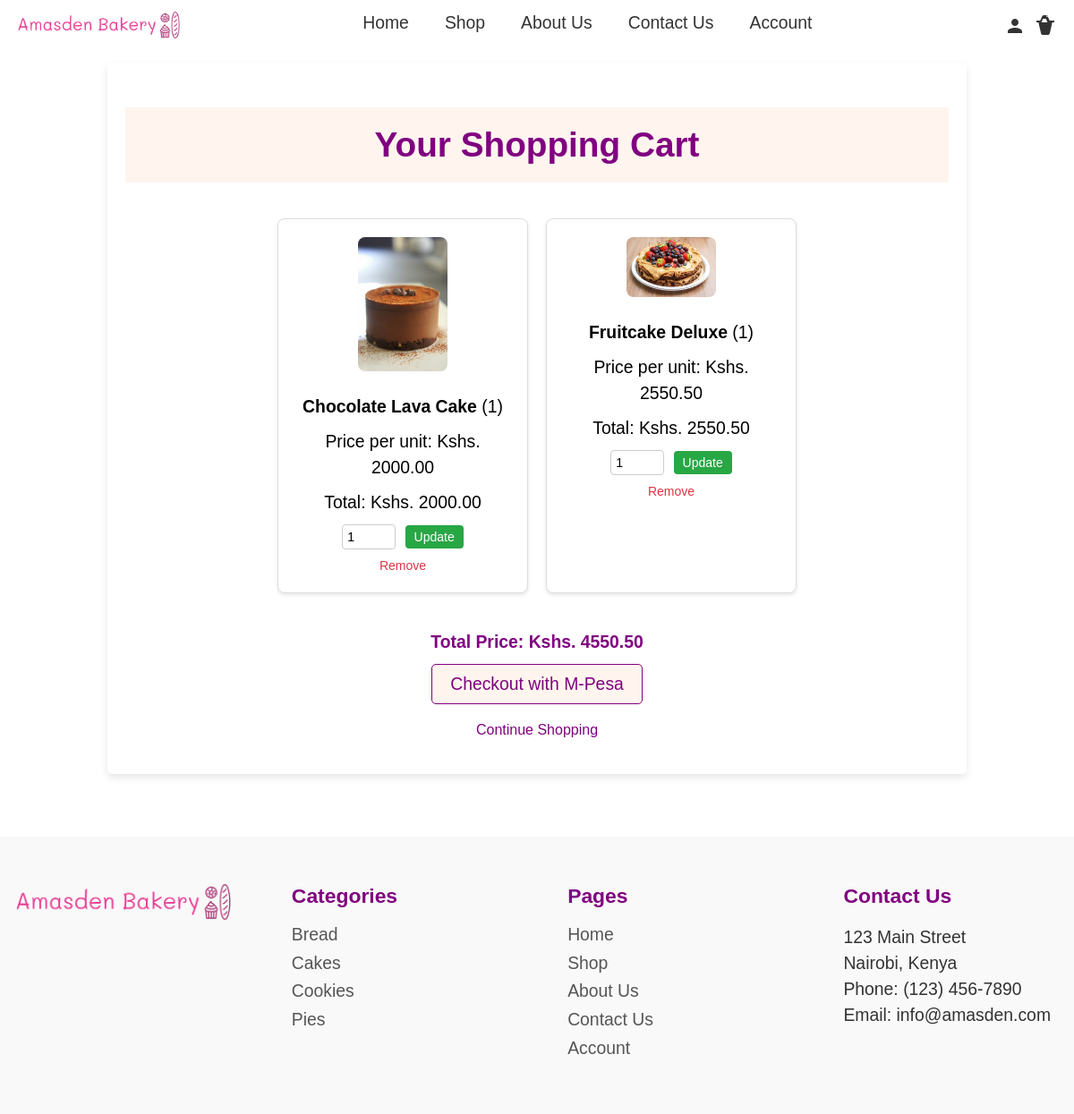
/cart/cart/, run on the app's committed database.
### cart/models.py (models this page shows, shortened)
class CartItem(models.Model):
    SIZE_CHOICES = [
        ('Small', 'Small'),
        ('Medium', 'Medium'),
        ('Large', 'Large'),
    ]
    cart = models.ForeignKey(Cart, on_delete=models.CASCADE, related_name='items')
    product = models.ForeignKey('bakery.BakeryItem', on_delete=models.CASCADE)
    quantity = models.PositiveIntegerField(default=1)  # Default quantity is 1
    size = models.CharField(max_length=10, choices=SIZE_CHOICES, default='Medium')
    custom_message = models.CharField(max_length=255, null=True, blank=True)
    toppings = models.TextField(blank=True, null=True)
    price = models.DecimalField(max_digits=10, decimal_places=2)  # Stores price at the time of adding
    date_added = models.DateTimeField(auto_now_add=True)
    def get_total_price(self):
        return self.quantity * self.price

### bakery/models.py (models this page shows, shortened)
class BakeryItem(models.Model):
    name = models.CharField(max_length=100, unique=True)
    description = models.TextField()
    price = models.DecimalField(max_digits=6, decimal_places=2)
    image = models.ImageField(upload_to='bakery_images/')
    available = models.BooleanField(default=True)
    slug = models.SlugField(unique=True, blank=True)
    category = models.ForeignKey(Category, on_delete=models.CASCADE, related_name='items', null=True, blank=True)
    ingredients = models.TextField(blank=True)
    sales = models.IntegerField(default=0)

### cart/views.py (the view)
# urls.py: path('cart/', views.view_cart, name='view_cart'),
def view_cart(request):
    if request.user.is_authenticated:
        cart_items = CartItem.objects.filter(cart__user=request.user)
    else:
        cart_items = CartItem.objects.filter(cart__session=request.session.session_key)
    total_price = sum(item.get_total_price() for item in cart_items)
    context = {
        'cart_items': cart_items,
        'total_price': total_price,
    }
    return render(request, 'cart/cart.html', context)

### bakery/templates/cart/cart.html (shortened to what this page needs)
{% load static %}
{% include "bakery/header.html" %}
<div class="shopping-cart">
    <h1>Your Shopping Cart</h1>
    <div class="cart-product-list">
    {% for item in cart_items %}
    <div class="cart-product-item">
        <img src="{{ item.product.image.url }}" alt="{{ item.product.name }}" width="100">
        <p><strong>{{ item.product.name }}</strong> ({{ item.quantity }})</p>
        <p>Price per unit: Kshs. {{ item.product.price }}</p>
        <p>Total: Kshs. {{ item.get_total_price }}</p>
        <form action="{% url 'cart:update_quantity' item.id %}" method="post">
            <input type="number" name="quantity" value="{{ item.quantity }}" min="1">
            <button type="submit">Update</button>
        </form>
        <a href="{% url 'cart:remove_from_cart' item.id %}">Remove</a>
    </div>
    {% empty %}
    <p>Your cart is empty.</p>
    {% endfor %}
    </div>
    <div class="cart-checkout">
        <p class="total-price" name="amount">Total Price: Kshs. {{ total_price }}</p>
        <form action="{% url 'checkout:get_details' %}" method="post">
            <button type="submit" class="btn1">Checkout with M-Pesa</button>
        </form>
    </div>
    <a href="{% url 'products' %}" class="continue-shopping">Continue Shopping</a>
</div>
{% include "bakery/footer.html" %}

### bakery/static/css/master.css (style rules this page uses)
* { margin: 0; padding: 0; box-sizing: border-box; font-family: Arial, sans-serif; font-size: 1.1rem; }
body { margin-top: 50px; display: flex; flex-direction: column; align-items: center; justify-content: center; width: 100%; }
h1 { font-size: 2.2rem; color: purple; }
p { line-height: 1.5; }
.btn1 { border-radius: 5px; border: none; background-color: seashell; color: purple; padding: 10px 20px; cursor: pointer; transition: background-color 0.3s ease-in-out; border: solid 1px purple; text-decoration: none; }

### bakery/static/css/cart.css (style rules this page uses)
.cart-product-list { display: flex; flex-wrap: wrap; justify-content: center; gap: 20px; list-style: none; padding: 0; margin: 20px auto; max-width: 1000px; }
.cart-product-item { background-color: #fff; border: 1px solid #ddd; border-radius: 8px; padding: 20px; width: 280px; box-shadow: 0 2px 4px rgba(0, 0, 0, 0.1); text-align: center; }
.cart-product-item img { max-width: 100%; border-radius: 8px; margin-bottom: 10px; }
.cart-product-item p { margin: 10px 0; }
.cart-product-item form { margin-top: 10px; }
.cart-product-item input[type="number"] { width: 60px; padding: 5px; font-size: 14px; margin-right: 5px; border: 1px solid #ccc; border-radius: 4px; }
.cart-product-item button { background-color: #28a745; color: #fff; border: none; padding: 5px 10px; cursor: pointer; border-radius: 4px; font-size: 14px; }
.cart-product-item a { display: inline-block; margin-top: 10px; color: #dc3545; text-decoration: none; font-size: 14px; }
.total-price { text-align: center; font-size: 1 rem; margin-top: 20px; color: purple; font-weight: 600; margin-bottom: 10px; }
.continue-shopping { display: block; text-align: center; margin: 20px 0; font-size: 16px; color: purple; text-decoration: none; }
.shopping-cart { border-radius: 5px; box-shadow: 0 4px 8px rgba(0, 0, 0, 0.1); width: 80%; padding: 20px; margin: 20px; }
.shopping-cart h1 { margin: 30px 0 40px; text-align: center; background-color: seashell; color: purple; padding: 20px; width: 100%; }
.cart-checkout { display: flex; flex-direction: column; align-items: center; }

### data on the page
CartItem: product.image (picture), product.name "Chocolate Lava Cake", quantity "1", product.price "2000.00", get_total_price "2000.00"
CartItem: product.image (picture), product.name "Fruitcake Deluxe", quantity "1", product.price "2550.50", get_total_price "2550.50"

### other printed values
{{ total_price }} "4550.50"
